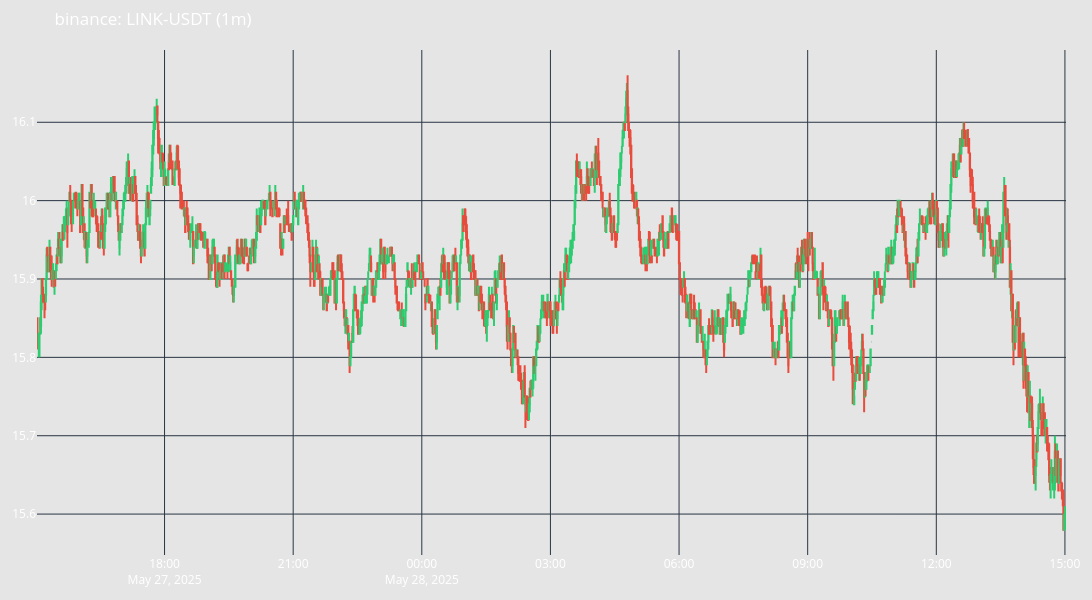

Notebook code cell kept with this figure:
### Code cell
# The candles object has builtin methods to visualize the candles easily
candles.plot(height=600, width=1200)

### Figure 1 — Plotly figure (JSON) as saved in the notebook; plotly's stock layout.template omitted (floating-point values rounded to 4 significant figures; data arrays with more than 128 entries replaced by an {"elided": "..."} marker saying what was removed)
{"data": [{"close": {"elided": "1440 float values"}, "decreasing": {"line": {"color": "#E74C3C"}}, "high": {"elided": "1440 float values"}, "increasing": {"line": {"color": "#2ECC71"}}, "low": {"elided": "1440 float values"}, "name": "Candlesticks", "open": {"elided": "1440 float values"}, "type": "candlestick", "x": {"elided": "1440 str values"}}], "layout": {"font": {"color": "white", "size": 12}, "height": 600, "hovermode": "x unified", "margin": {"b": 20, "l": 20, "r": 20, "t": 50}, "paper_bgcolor": "rgba(0, 0, 0, 0.1)", "plot_bgcolor": "rgba(0, 0, 0, 0)", "showlegend": false, "title": {"text": "binance: LINK-USDT (1m)"}, "width": 1200, "xaxis": {"rangeslider": {"visible": false}}}}
